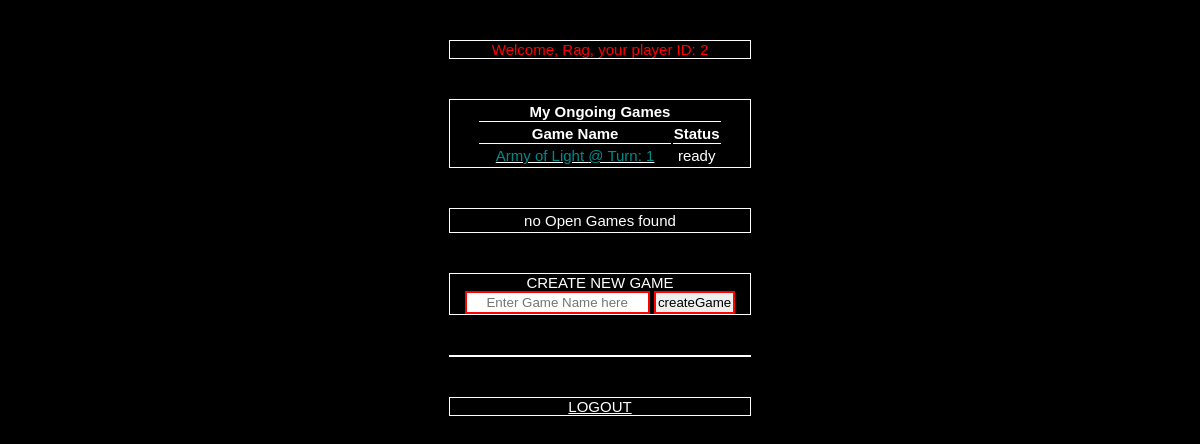
The app's page /lobby.php (signed in) with its own data.
### tables this page shows
CREATE TABLE `player` (
  `id` int(3) NOT NULL AUTO_INCREMENT,
  `username` varchar(255) DEFAULT NULL,
  `password` varchar(255) DEFAULT NULL,
  `access` int(3) DEFAULT NULL,
  PRIMARY KEY (`id`)
);

CREATE TABLE `games` (
  `id` int(5) NOT NULL AUTO_INCREMENT,
  `name` varchar(255) DEFAULT NULL,
  `status` varchar(255) DEFAULT NULL,
  `turn` int(3) DEFAULT NULL,
  PRIMARY KEY (`id`)
);

CREATE TABLE `playerstatus` (
  `id` int(5) NOT NULL AUTO_INCREMENT,
  `gameid` int(3) DEFAULT NULL,
  `playerid` int(3) DEFAULT NULL,
  `turn` int(3) DEFAULT NULL,
  `status` varchar(255) DEFAULT NULL,
  PRIMARY KEY (`id`)
);

### dbManager.php (called while the page is built, shortened)
<?php
class DBManager {
	private $connection = null;
	static protected $instance = null;
	function __construct(){
		if ($this->connection === null){
			$this->connection = new PDO("mysql:host=localhost;dbname=projectx",
							"root",
							"147147",
							array(PDO::ATTR_ERRMODE => PDO::ERRMODE_EXCEPTION));
		}
	}
	static public function app(){
        if(self::$instance === null OR !is_a(self::$instance, 'DBManager')) {
            self::$instance = new DBManager();
        }
        return self::$instance;
	}
	public function query($sql){
		$stmt = $this->connection->prepare($sql);
		$stmt->execute();
		return $stmt->fetch(PDO::FETCH_ASSOC);
	}
	public function getUsername($id){
		$sql = "(SELECT username FROM player WHERE ID = ".$id.")";
		$result = $this->query($sql);
		return $result["username"];
	}
	public function getGameStatus($gameid, $playerid, $turn){
		$stmt = $this->connection->prepare("
			SELECT status FROM playerstatus
			WHERE gameid = :gameid
			AND playerid = :playerid
			AND turn = :turn
		");
		$stmt->bindParam(":gameid", $gameid);
		$stmt->bindParam(":playerid", $playerid);
		$stmt->bindParam(":turn", $turn);
		$stmt->execute();
		$result = $stmt->fetch(PDO::FETCH_ASSOC);
		if ($result){
			return $result;
		}
		else {
			return false;
		}
	}
	public function getOngoingGames($id){
		$stmt = $this->connection->prepare("
			SELECT id, name, turn, status
			FROM games
			WHERE status = :status
		");
		$ongoing = "ongoing";
		$stmt->bindParam(":status", $ongoing);
		$stmt->execute();
		$result = $stmt->fetchAll();
		if (sizeof($result) >= 1){
			return $result;
		}
		else {
			return null;
		}
	}
	public function getOpenGames($id){
		$stmt = $this->connection->prepare("
			SELECT * FROM games
			WHERE games.status = :status
		");
		$open = "open";
		$stmt->bindParam (":status", $open);
		$stmt->execute();
		$result = $stmt->fetchAll(PDO::FETCH_ASSOC);
		if ($result){
			return $result;
		}
		else {
			return null;
		}
	}
}
?>

### gameManager.php (called while the page is built, shortened)
<?php
class Manager {
	public $userid;
	function __construct($userid, $gameid = 0){
		$this->userid = $userid;
	}
	public function getUsername(){
		$name = DBManager::app()->getUsername($this->userid);
		if ($name){
			return $name;
		}
	}
	public function getOngoingGames(){
		$list = DBManager::app()->getOngoingGames($this->userid);
		if ($list){
			return $list;
		}
		else {
			return null;
		}
	}
	public function getOpenGames(){
		$list = DBManager::app()->getOpenGames($this->userid);
		if ($list){
			return $list;
		}
		else {
			return null;
		}
	}
	public function getGameStatus($gameid, $turn){
		$status = DBManager::app()->getGameStatus($gameid, $this->userid, $turn);
		if ($status){
			return $status;
		}
	}
}
?>

### lobby.php (the view, shortened to what this page needs)
<?php
require_once("dbManager.php");
require_once("gameManager.php");
if (isset($_SESSION["userid"])){
	$dbManager = DBManager::app();
	$manager = new Manager($_SESSION["userid"]);
	$playerName = $manager->getUsername();
	$ongoingGames = $manager->getOngoingGames();
	$openGames = $manager->getOpenGames();
	if ($playerName){
		$welcome = "<font color='red'>Welcome, ".$playerName.", your player ID: ".$_SESSION['userid']."</font>";
	}
	$ongoingGamesElement = "<table style='border: none'>";
	if ($ongoingGames) {
		$ongoingGamesElement .= "<tr>";
		$ongoingGamesElement .= "<th colSpan = 2>My Ongoing Games</th>";
		$ongoingGamesElement .= "</tr>";
		$ongoingGamesElement .= "<tr>";
		$ongoingGamesElement .= "<th>Game Name</th>";
		$ongoingGamesElement .= "<th>Status</th>";
		$ongoingGamesElement .= "</tr>";
		foreach ($ongoingGames as $game){
			$gameStatus = $manager->getGameStatus($game["id"], $game["turn"]);
			$ongoingGamesElement .= "<tr>";
			$ongoingGamesElement .= "<td width=80%>";
			$ongoingGamesElement .= "<a href=game.php?gameid=".$game['id'].">";
			$ongoingGamesElement .= "<font color='darkcyan'>".$game["name"]." @ Turn: ".$game["turn"]."</font>";
			$ongoingGamesElement .= "</a>";
			$ongoingGamesElement .= "</td>";
			$ongoingGamesElement .= "<td>".$gameStatus["status"]."</td>";
			$ongoingGamesElement .= "</tr>";
		}
		$ongoingGamesElement .= "</table>";
	}
	else {
		$ongoingGamesElement .= "<tr><td>no Active Games found</tr></td></table>";
	}
	$openGamesElement =  "<table style='border: none'>";
	if ($openGames) {
		$openGamesElement .= "<tr>";
		$openGamesElement .= "<th colSpan = 2>Open Games</th>";
		$openGamesElement .= "</tr>";
		foreach ($openGames as $game){
			$players = $dbManager->getPlayersInGame($game["id"]);
			$openGamesElement .= "<tr>";
			$openGamesElement .= "<td width='80%'>";
			$openGamesElement .= "<a href=gameSetup.php?gameid=".$game['id'].">";
			$openGamesElement .= "<font color='darkcyan'>".$game["name"]."</font>";
			$openGamesElement .= "</a>";
			$openGamesElement .= "</td>";
			$openGamesElement .= "<td>";
			$openGamesElement .= "Players: ".sizeof($players)." / 8";
			$openGamesElement .= "</td>";
		}
		$openGamesElement .= "</table>";
	}
	else {
		$openGamesElement .= "<tr><td>no Open Games found</tr></td></table>";
	}
}
else {
		Debug::log("no user id");
}
?>
<!DOCTYPE html>
<html>
<head>
	<link rel='stylesheet' href='style.css'/>
</head>
	<body>
		<div class="lobbyDiv">
			<span>
				<?php echo $welcome; ?>
			</span>
		</div>
		<div class="lobbyDiv">
			<?php echo $ongoingGamesElement; ?>
		</div>
		<div class="lobbyDiv">
			<?php echo $openGamesElement; ?>
		</div>
		<div class="lobbyDiv">
			<span>CREATE NEW GAME</span>
			<input type="form" id="gameName" placeholder="Enter Game Name here"></input>
			<input type="button" value="createGame" onclick="createGame()"></input>
		</div>
		<div class="lobbyDiv">
		</div>
		<div class="lobbyDiv">
			<a href="logout.php">LOGOUT</a>
		</div>
	</body>
</html>

### style.css (style rules this page uses)
input { width: auto; margin: auto; text-align: center; position: relative; border: 2px solid red; padding: 2px; cursor: pointer; }
.lobbyDiv { margin: auto; margin-top: 40px; border: 1px solid white; display: block; width: 300px; text-align: center; }
table { border: 1px solid white; }
th { border-bottom: 1px solid white; }
table, tr, td, a { text-align: center; margin: auto; }
body { font-family: arial; font-size: 15px; color: white; background-color: black; }
a, a:visited { color: white; }
div { border: 1px solid white; }

### records on screen
player: username "Rag"
games: name "Army of Light", turn "1", playerstatus.status "ready"

### other values on screen
$_SESSION['userid'] "2"
